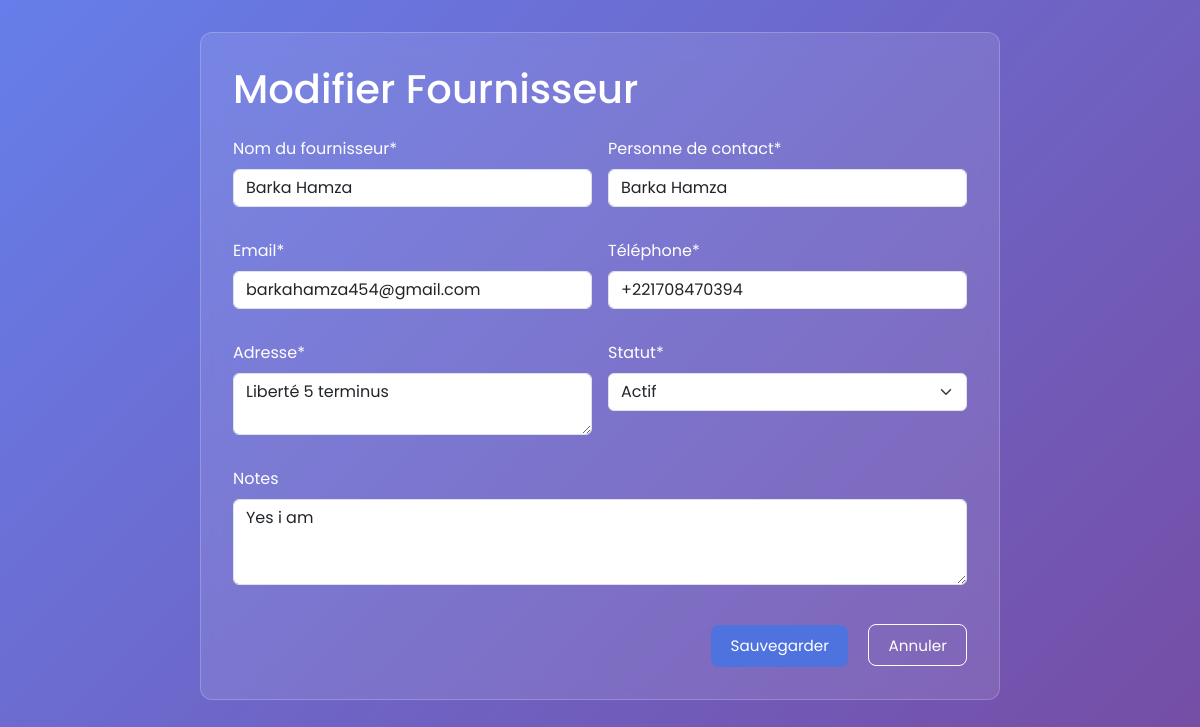
The page /accounts/suppliers/5/edit/ (signed in) on the database its author committed.
### apps/core/models.py (models this page shows, shortened)
class Supplier(models.Model):
    class Status(models.TextChoices):
        ACTIVE = "ACTIVE", "Actif"
        INACTIVE = "INACTIVE", "Inactif"
        SUSPENDED = "SUSPENDED", "Suspendu"
    name = models.CharField(max_length=200, verbose_name="Nom du fournisseur")
    contact_person = models.CharField(max_length=150, verbose_name="Personne de contact")
    email = models.EmailField(verbose_name="Email")
    phone_regex = RegexValidator(
        regex=r'^\+?1?\d{9,15}$',
        message="Le numéro doit être au format: '+999999999'. 15 chiffres maximum."
    )
    phone = models.CharField(validators=[phone_regex], max_length=17, verbose_name="Téléphone")
    address = models.TextField(verbose_name="Adresse complète")
    city = models.CharField(max_length=100, verbose_name="Ville")
    postal_code = models.CharField(max_length=20, verbose_name="Code postal")
    country = models.CharField(max_length=100, default="France", verbose_name="Pays")
    tax_number = models.CharField(max_length=50, blank=True, verbose_name="Numéro TVA")
    payment_terms = models.CharField(max_length=100, default="30 jours", verbose_name="Conditions de paiement")
    credit_limit = models.DecimalField(max_digits=12, decimal_places=2, default=0.00, verbose_name="Limite de crédit (€)")
    status = models.CharField(max_length=20, choices=Status.choices, default=Status.ACTIVE, verbose_name="Statut")
    notes = models.TextField(blank=True, verbose_name="Notes internes")
    created_at = models.DateTimeField(auto_now_add=True, verbose_name="Créé le")
    updated_at = models.DateTimeField(auto_now=True, verbose_name="Modifié le")
    class Meta:
        verbose_name = "Fournisseur"
        verbose_name_plural = "Fournisseurs"
        ordering = ['name']

### apps/accounts/views.py (the view, shortened to what this page needs)
# urls.py: path('suppliers/<int:pk>/edit/',views.SupplierUpdateView.as_view(),    name='supplier_edit'),
class SupplierUpdateView(LoginRequiredMixin, AdminRequiredMixin, UpdateView):
    model = Supplier
    form_class = SupplierCreateForm
    template_name = 'accounts/suppliers/supplier_form.html'
    success_url = reverse_lazy('accounts:supplier_list')

### apps/accounts/forms.py
class SupplierCreateForm(forms.ModelForm):
    class Meta:
        model = Supplier
        fields = [
            'name', 'contact_person', 'email', 'phone',
            'address', 'notes', 'status'
        ]
        widgets = {
            'name': forms.TextInput(attrs={'class':'form-control'}),
            'contact_person': forms.TextInput(attrs={'class':'form-control'}),
            'email': forms.EmailInput(attrs={'class':'form-control'}),
            'phone': forms.TextInput(attrs={'class':'form-control'}),
            'address': forms.Textarea(attrs={'class':'form-control','rows':2}),
            'notes': forms.Textarea(attrs={'class':'form-control','rows':3}),
            'status': forms.Select(attrs={'class':'form-select'}),
        }
        labels = {
            'name': 'Nom du fournisseur',
            'contact_person': 'Personne de contact',
            'email': 'Email',
            'phone': 'Téléphone',
            'address': 'Adresse',
            'notes': 'Notes',
            'status': 'Statut',
        }

### apps/accounts/models.py (called while the page is built)
    def is_admin(self):
        return self.role == self.Role.ADMIN

### apps/accounts/views.py (called while the page is built)
    def test_func(self):
        return self.request.user.is_authenticated and self.request.user.is_admin()

### apps/accounts/templates/accounts/suppliers/supplier_form.html (shortened to what this page needs)
{% extends 'base.html' %}
{% load crispy_forms_tags %}
{% block content %}
<div class="container form-container">
  <h1 class="mb-4">
    {% if object %}Modifier Fournisseur{% else %}Ajouter Fournisseur{% endif %}
  </h1>
  <form method="post">
    <div class="form-row">
      <div class="form-col">
        {{ form.name|as_crispy_field }}
      </div>
      <div class="form-col">
        {{ form.contact_person|as_crispy_field }}
      </div>
    </div>
    <div class="form-row">
      <div class="form-col">
        {{ form.email|as_crispy_field }}
      </div>
      <div class="form-col">
        {{ form.phone|as_crispy_field }}
      </div>
    </div>
    <div class="form-row">
      <div class="form-col">
        {{ form.address|as_crispy_field }}
      </div>
      <div class="form-col">
        {{ form.status|as_crispy_field }}
      </div>
    </div>
    <div class="form-row">
      <div class="form-col">
        {{ form.notes|as_crispy_field }}
      </div>
    </div>
    <div class="text-end mt-4">
      <button type="submit" class="btn-submit">
        {% if object %}Sauvegarder{% else %}Créer{% endif %}
      </button>
      <a href="{% url 'accounts:supplier_list' %}" class="btn-cancel">Annuler</a>
    </div>
  </form>
</div>
{% endblock %}

### templates/base.html (style rules this page uses)
:root { --primary-color: #103cbe; --secondary-color: #6c757d; --success-color: #28a745; --danger-color: #dc3545; --warning-color: #ffc107; --info-color: #17a2b8; }
body { font-family: 'Poppins', sans-serif; background: linear-gradient(135deg, #667eea 0%, #764ba2 100%); min-height: 100vh; }

### apps/accounts/templates/accounts/suppliers/supplier_form.html (style rules this page uses)
.form-container { background: rgba(255,255,255,0.1); backdrop-filter: blur(12px); border: 1px solid rgba(255,255,255,0.2); border-radius: 12px; padding: 2rem; margin: 2rem auto; max-width: 800px; color: #fff; }
.form-row { display: flex; gap: 1rem; margin-bottom: 1rem; }
.form-col { flex: 1; }
.btn-submit { background: #4e73df; border: none; color: #fff; padding: 0.6rem 1.2rem; border-radius: 8px; font-size: 0.95rem; transition: background 0.2s; }
.btn-cancel { background: transparent; border: 1px solid #fff; color: #fff; padding: 0.6rem 1.2rem; border-radius: 8px; margin-left: 1rem; font-size: 0.95rem; text-decoration: none; }

### rows shown on the page
Supplier: name "Barka Hamza", contact_person "Barka Hamza", email "barkahamza454@gmail.com", phone "+221708470394", address "Liberté 5 terminus", status "Actif", notes "Yes i am"
